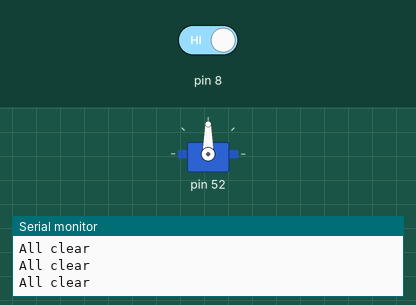
The sketch below on a simulated Arduino Uno, built with avr-gcc and run on an emulated ATmega328P. Parts: servo, the last lines printed to the serial monitor. The test bench sets the inputs (shaded band); at power-on: pin 8 HIGH.

Above: at 1.8 s.
1.9 s: pin 8 driven LOW
At 4.8 s:
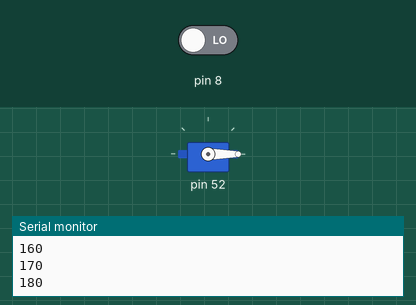
4.9 s: pin 8 driven HIGH
At 6.0 s:
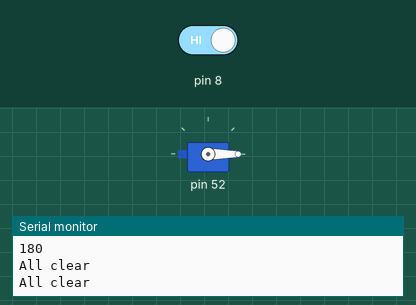
Timing chart, 0 to 7.9 s (numbered marks = the images above; inputs shaded):
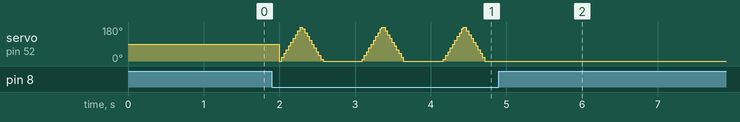

The sketch:

IR_Servo.ino
```cpp
#include <Servo.h>
Servo myservo;  // create servo object to control a servo
int pos;  // variable to store the servo position

void setup() {
  Serial.begin(9600);
  pinMode('8', INPUT); // set pin as input
  myservo.attach('4');
}
void loop() {
  int detect = digitalRead(8); // read obstacle status and store it into "detect"
  if(detect == LOW){ // object present
    Serial.println("yo");
    pos = 0;
    for (pos = 0; pos <= 180; pos += 10) {
      Serial.println(pos);
      myservo.write(pos);
      delay(15);
    }
    for (pos = 180; pos >= 0; pos -= 10) {
      myservo.write(pos);
      delay(15);
    }
  }
  else{
   pos = 180;
   Serial.println("All clear");  // do nothing
  }
  delay(500); // wait 0.5 seconds
}
```

Measured:
- after the input at 4.9 s, servo on pin 52: stops changing and stays 0°
